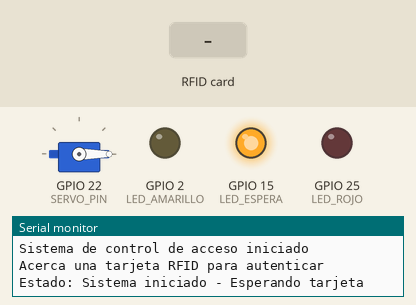
Recording of a sketch running on a simulated ESP32. Parts: servo, output pins drawn as LEDs (lit = HIGH), the last lines printed to the serial monitor. The inputs (shaded band) are chosen by the test bench. WiFi joins after 1.5 s; servers stay silent unless stated; the local clock reads 2024-03-15 10:24:30 at power-on unless the sketch sets it; no MQTT or app messages arrive unless stated.

Above: at 7.4 s.
7.5 s: RFID card F9 04 9E 2E held to the reader
At 7.8 s:
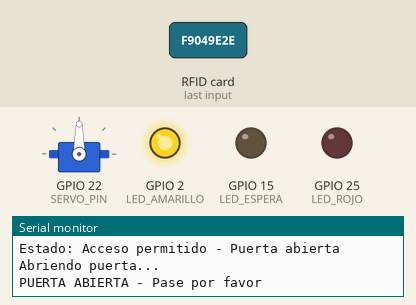
9.0 s: RFID card 5E 7A 19 C4 held to the reader
At 11.6 s:
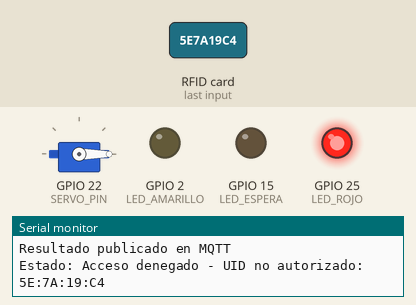
12.0 s: RFID card 59 B6 8F 9C held to the reader
At 16.05 s:
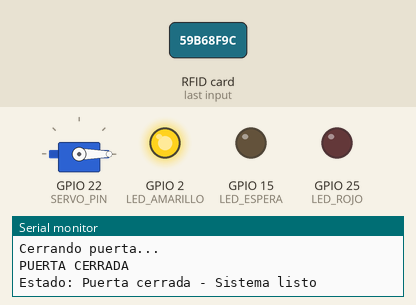
Timing chart, 0 to 17.8 s (numbered marks = the images above; inputs shaded):
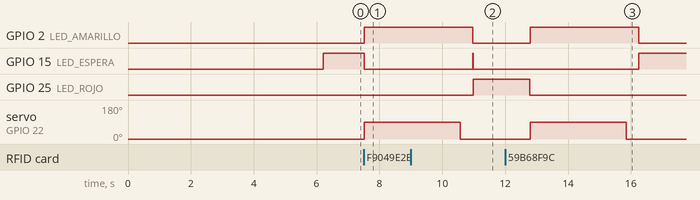

The sketch:

acceso_rfid.ino
```cpp
#include <Arduino.h>
#include <SPI.h>
#include <MFRC522.h>
#include <ESP32Servo.h>
#include <WiFi.h>
#include <PubSubClient.h>
#include <time.h>

// CONFIGURACIÓN WiFi
const char* ssid = "Redmi 10";
const char* password = "freider123";

// CONFIGURACIÓN MQTT
const char* mqtt_server = "192.168.75.107";
const int mqtt_port = 1883;
const char* mqtt_topic = "casa/acceso/rfid";  // Tópico específico para RFID
const char* mqtt_status = "casa/acceso/estado"; // Tópico para estado del sistema

WiFiClient espClient;
PubSubClient client(espClient);

// Configuración NTP
const char* ntpServer = "pool.ntp.org";
const long gmtOffset_sec = -18000;  // UTC-5 (ajusta si estás en otra zona horaria)
const int daylightOffset_sec = 0;

// Configuración RFID
#define RST_PIN 27
#define SS_PIN 5

// Configuración Servo
#define SERVO_PIN 22

// Pines para LEDs
#define LED_ESPERA 15   // Amarilo
#define LED_AMARILLO 2     // Amarillo
#define LED_ROJO 25     // Rojo

// Instancias
MFRC522 mfrc522(SS_PIN, RST_PIN);
Servo servoMotor;

// Keys de autenticación (las que instalaste previamente)
MFRC522::MIFARE_Key keyA = {keyByte: {0xA0, 0xA1, 0xA2, 0xA3, 0xA4, 0xA5}};
MFRC522::MIFARE_Key keyB = {keyByte: {0xB0, 0xB1, 0xB2, 0xB3, 0xB4, 0xB5}};

// UIDs autorizados
String uidsAutorizados[] = {
  "F9:04:9E:2E",
  "59:B6:8F:9C",
  "E2:98:E2:1D",
};
int numUidsAutorizados = sizeof(uidsAutorizados) / sizeof(uidsAutorizados[0]);

// Posiciones del servo
const int SERVO_CERRADO = 0;
const int SERVO_ABIERTO = 90;
const int TIEMPO_PUERTA_ABIERTA = 3000; // 3 segundos

// ID único para este cliente
const char* client_id = "ESP32_RFID_Control";

// Declaraciones de funciones
String obtenerUID();
boolean autenticarTarjeta();
boolean esUIDAutorizado(String uid);
void accesoPermitido(String uid);
void accesoDenegado(String razon);
void abrirPuerta();
void cerrarPuerta();
void mostrarEstadoLED(int ledColor);
void conectarWiFi();
void conectarMQTT();
void publicarResultado(String mensaje);
void publicarEstado(String estado);
String obtenerFechaHora();
void demoLEDs();

void setup() {
  Serial.begin(115200);
  while (!Serial);

  //Mostrar demo de LEDs al iniciar
  demoLEDs();

  conectarWiFi();
  configTime(gmtOffset_sec, daylightOffset_sec, ntpServer);
  client.setServer(mqtt_server, mqtt_port);
  conectarMQTT();

  // Inicializar SPI y RFID
  SPI.begin();
  mfrc522.PCD_Init();

  // Inicializar Servo
  servoMotor.attach(SERVO_PIN);
  servoMotor.write(SERVO_CERRADO);

  // Configurar pines de LED
  pinMode(LED_ESPERA, OUTPUT);
  pinMode(LED_AMARILLO, OUTPUT);
  pinMode(LED_ROJO, OUTPUT);

  // Estado inicial: esperando tarjeta (LED blanco encendido)
  mostrarEstadoLED(LED_ESPERA);

  Serial.println("Sistema de control de acceso iniciado");
  Serial.println("Acerca una tarjeta RFID para autenticar");

  // Publicar estado inicial
  publicarEstado("Sistema iniciado - Esperando tarjeta");
}

void loop() {
  //Mantener conexión MQTT
  if (!client.connected()) {
    conectarMQTT();
  }
  client.loop();

  if (!mfrc522.PICC_IsNewCardPresent()) return;
  if (!mfrc522.PICC_ReadCardSerial()) return;

  String uid = obtenerUID();
  Serial.print("Tarjeta detectada - UID: ");
  Serial.println(uid);

  if (autenticarTarjeta()) {
    if (esUIDAutorizado(uid)) {
      accesoPermitido(uid);
    } else {
      accesoDenegado("UID no autorizado: " + uid);
    }
  } else {
    accesoDenegado("Autenticación fallida: " + uid);
  }

  mfrc522.PICC_HaltA();
  mfrc522.PCD_StopCrypto1();
  delay(300);
  mostrarEstadoLED(LED_ESPERA); // Vuelve al estado de espera
  publicarEstado("Esperando nueva tarjeta");
}

//FUNCIÓN: Demo de LEDs al iniciar
void demoLEDs() {
  Serial.println("Demo de LEDs del sistema RFID:");

  // LED Amarillo (Espera)
  digitalWrite(LED_ESPERA, HIGH);
  digitalWrite(LED_AMARILLO, LOW);
  digitalWrite(LED_ROJO, LOW);
  Serial.println("Blanco - Esperando tarjeta");
  delay(800);

  // LED Amarillo (Acceso permitido)
  digitalWrite(LED_ESPERA, LOW);
  digitalWrite(LED_AMARILLO, HIGH);
  digitalWrite(LED_ROJO, LOW);
  Serial.println("Amarillo - Acceso permitido");
  delay(800);

  // LED Rojo (Acceso denegado)
  digitalWrite(LED_ESPERA, LOW);
  digitalWrite(LED_AMARILLO, LOW);
  digitalWrite(LED_ROJO, HIGH);
  Serial.println("Rojo - Acceso denegado");
  delay(800);

  // Parpadeo final
  for (int i = 0; i < 3; i++) {
    digitalWrite(LED_ESPERA, LOW);
    digitalWrite(LED_AMARILLO, LOW);
    digitalWrite(LED_ROJO, LOW);
    delay(200);
    digitalWrite(LED_ESPERA, HIGH);
    digitalWrite(LED_AMARILLO, HIGH);
    digitalWrite(LED_ROJO, HIGH);
    delay(200);
  }

  // Apagar todos
  digitalWrite(LED_ESPERA, LOW);
  digitalWrite(LED_AMARILLO, LOW);
  digitalWrite(LED_ROJO, LOW);
  Serial.println("Demo completado");
}

String obtenerUID() {
  String uid = "";
  for (byte i = 0; i < mfrc522.uid.size; i++) {
    if (i > 0) uid += ":";
    if (mfrc522.uid.uidByte[i] < 0x10) uid += "0";
    uid += String(mfrc522.uid.uidByte[i], HEX);
  }
  uid.toUpperCase();
  return uid;
}

boolean autenticarTarjeta() {
  byte sector = 15;
  byte bloqueTrailer = sector * 4 + 3;

  byte estado = mfrc522.PCD_Authenticate(
    MFRC522::PICC_CMD_MF_AUTH_KEY_A, bloqueTrailer, &keyA, &(mfrc522.uid));

  if (estado == MFRC522::STATUS_OK) {
    Serial.println("Autenticación Key-A exitosa");
    return true;
  }

  estado = mfrc522.PCD_Authenticate(
    MFRC522::PICC_CMD_MF_AUTH_KEY_B, bloqueTrailer, &keyB, &(mfrc522.uid));

  if (estado == MFRC522::STATUS_OK) {
    Serial.println("Autenticación Key-B exitosa");
    return true;
  }

  Serial.println("Fallo en autenticación con keys personalizadas");
  return false;
}

boolean esUIDAutorizado(String uid) {
  for (int i = 0; i < numUidsAutorizados; i++) {
    if (uid.equals(uidsAutorizados[i])) {
      return true;
    }
  }
  return false;
}

void accesoPermitido(String uid) {
  Serial.println("ACCESO PERMITIDO");
  mostrarEstadoLED(LED_AMARILLO);

  String mensaje = "ACCESO PERMITIDO | UID=" + uid + " | " + obtenerFechaHora();
  publicarResultado(mensaje);
  publicarEstado("Acceso permitido - Puerta abierta");

  abrirPuerta();
  Serial.println("PUERTA ABIERTA - Pase por favor");
  delay(TIEMPO_PUERTA_ABIERTA);
  cerrarPuerta();
  Serial.println("PUERTA CERRADA");
  publicarEstado("Puerta cerrada - Sistema listo");
}

void accesoDenegado(String razon) {
  Serial.print("ACCESO DENEGADO: ");
  Serial.println(razon);
  mostrarEstadoLED(LED_ROJO);

  String mensaje = "ACCESO DENEGADO: " + razon + " | " + obtenerFechaHora();
  publicarResultado(mensaje);
  publicarEstado("Acceso denegado - " + razon);

  delay(1500);
}

void abrirPuerta() {
  Serial.println("Abriendo puerta...");
  servoMotor.write(SERVO_ABIERTO);
  delay(50);
}

void cerrarPuerta() {
  Serial.println("Cerrando puerta...");
  servoMotor.write(SERVO_CERRADO);
  delay(100);
}

void mostrarEstadoLED(int ledColor) {
  digitalWrite(LED_ESPERA, LOW);
  digitalWrite(LED_AMARILLO, LOW);
  digitalWrite(LED_ROJO, LOW);
  digitalWrite(ledColor, HIGH);
}

void conectarWiFi() {
  delay(10);
  Serial.println();
  Serial.print("Conectando a WiFi: ");
  Serial.println(ssid);

  WiFi.begin(ssid, password);

  while (WiFi.status() != WL_CONNECTED) {
    delay(500);
    Serial.print(".");
  }

  Serial.println("");
  Serial.println("WiFi conectado!");
  Serial.print("IP del ESP32: ");
  Serial.println(WiFi.localIP());
}

void conectarMQTT() {
  while (!client.connected()) {
    Serial.print("Conectando al broker MQTT...");

    if (client.connect(client_id)) {
      Serial.println("¡Conectado!");

      Serial.print("Publicando en tópicos: ");
      Serial.print(mqtt_topic);
      Serial.print(" y ");
      Serial.println(mqtt_status);

      //LED amarillo por 1 segundo = conexión exitosa
      mostrarEstadoLED(LED_AMARILLO);
      delay(1000);
      mostrarEstadoLED(LED_ESPERA); // Volver a estado de espera

    } else {
      Serial.print("Error: ");
      Serial.print(client.state());
      Serial.println(" - Reintentando en 5s");
      delay(5000);
    }
  }
}

void publicarResultado(String mensaje) {
  if (!client.connected()) {
    conectarMQTT();
  }
  client.loop();

  if (client.publish(mqtt_topic, mensaje.c_str())) {
    Serial.println("Resultado publicado en MQTT");
  } else {
    Serial.println("Error al publicar resultado");
  }
}

void publicarEstado(String estado) {
  if (!client.connected()) {
    conectarMQTT();
  }
  client.loop();

  if (client.publish(mqtt_status, estado.c_str())) {
    Serial.print("Estado: ");
    Serial.println(estado);
  }
}

String obtenerFechaHora() {
  struct tm timeinfo;
  if (!getLocalTime(&timeinfo)) {
    return "Fecha/Hora no disponible";
  }

  char buffer[64];
  strftime(buffer, sizeof(buffer), "Fecha=%Y-%m-%d Hora=%H:%M:%S", &timeinfo);
  return String(buffer);
}
```

Measured:
- after the input at 7.5 s, GPIO 2 (LED_AMARILLO): LOW → HIGH at once; GPIO 15 (LED_ESPERA): HIGH → LOW at once; servo on GPIO 22 (SERVO_PIN): 0° → 90° at once
- after the input at 9.0 s, GPIO 25 (LED_ROJO): LOW → HIGH after 2.0 s
- after the input at 12.0 s, GPIO 2 (LED_AMARILLO): LOW → HIGH after 0.80 s, → LOW 3.5 s later; GPIO 15 (LED_ESPERA): LOW → HIGH after 4.3 s instead of 0.79 s; servo on GPIO 22 (SERVO_PIN): 0° → 90° after 0.80 s, → 0° 3.1 s later
